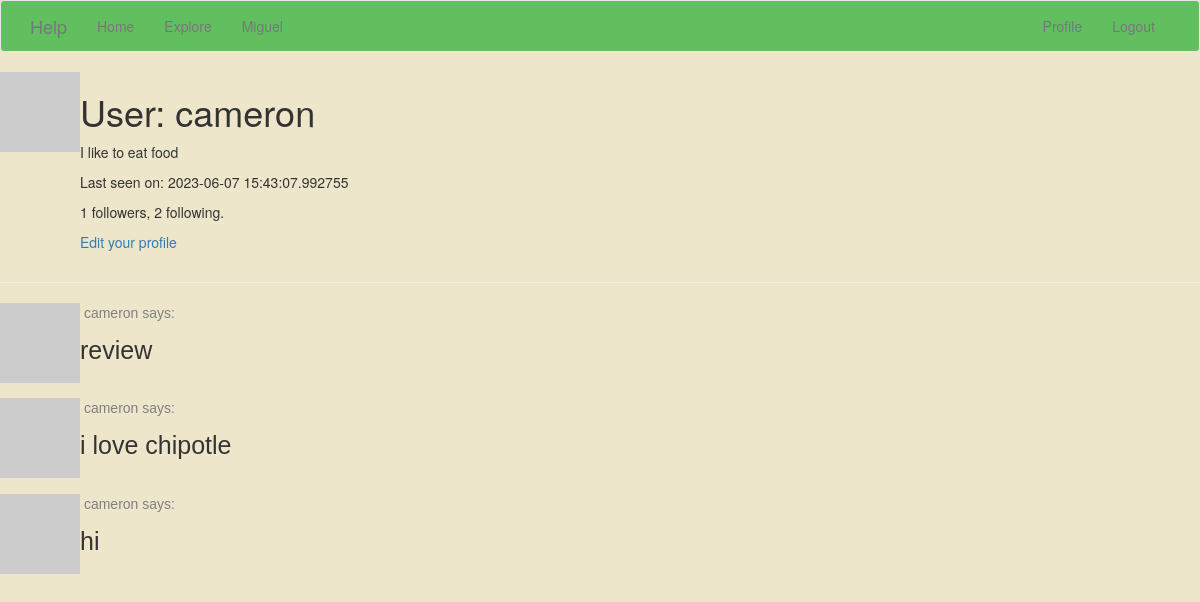
The app's page /user/cameron (signed in), older data.
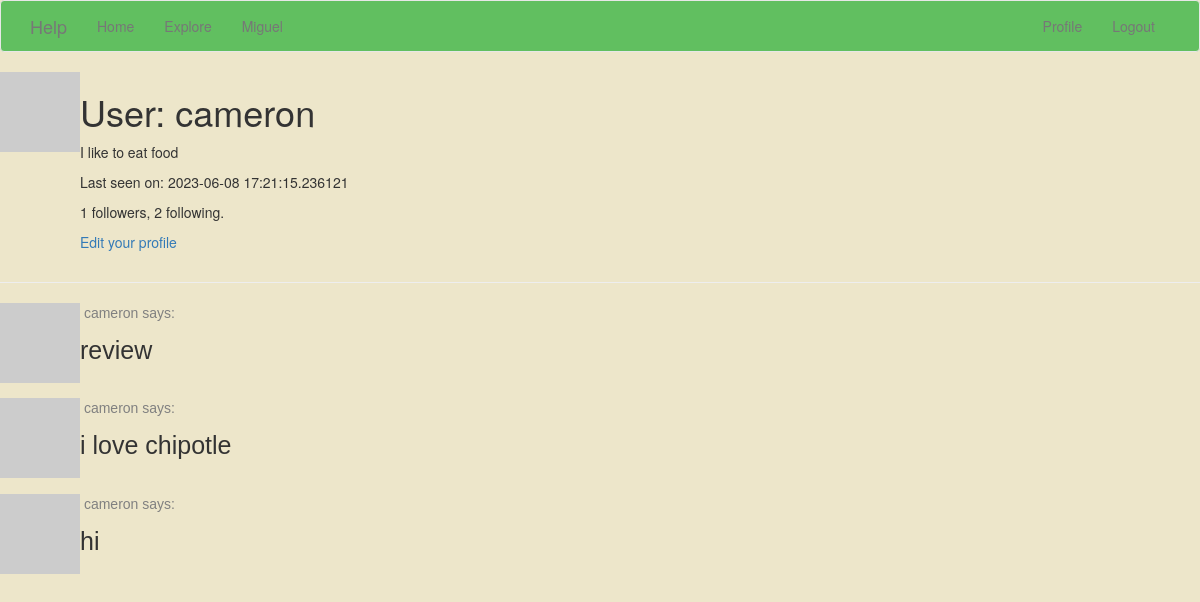
The same page, newer data.
### app/models.py (models this page shows, shortened)
class User(UserMixin, db.Model):
    id = db.Column(db.Integer, primary_key=True)
    username = db.Column(db.String(64), index=True, unique=True)
    email = db.Column(db.String(120), index=True, unique=True)
    password_hash = db.Column(db.String(128))
    posts = db.relationship('Post', backref='author', lazy='dynamic')
    about_me = db.Column(db.String(140))
    last_seen = db.Column(db.DateTime, default=datetime.utcnow)
    followed = db.relationship(
        'User', secondary=followers,
        primaryjoin=(followers.c.follower_id == id),
        secondaryjoin=(followers.c.followed_id == id),
        backref=db.backref('followers', lazy='dynamic'), lazy='dynamic')
    def avatar(self, size):
        digest = md5(self.email.lower().encode('utf-8')).hexdigest()
        return 'https://www.gravatar.com/avatar/729e26a2a2c7ff24a71958d4aa4e5f35'.format(
            digest, size)

class Post(db.Model):
    id = db.Column(db.Integer, primary_key=True)
    body = db.Column(db.String(140))
    timestamp = db.Column(db.DateTime, index=True, default=datetime.utcnow)
    user_id = db.Column(db.Integer, db.ForeignKey('user.id'))

### app/routes.py (the view)
@app.route('/user/<username>')
@login_required
def user(username):
    user = User.query.filter_by(username=username).first_or_404()
    page = request.args.get('page', 1, type=int)
    posts = user.posts.order_by(Post.timestamp.desc()).paginate(
        page=page, per_page=app.config['POSTS_PER_PAGE'], error_out=False)
    next_url = url_for('user', username=user.username, page=posts.next_num) \
        if posts.has_next else None
    prev_url = url_for('user', username=user.username, page=posts.prev_num) \
        if posts.has_prev else None
    form = EmptyForm()
    return render_template('user.html', user=user, posts=posts.items,
                           next_url=next_url, prev_url=prev_url, form=form)

### app/models.py (called while the page is built)
@login.user_loader
def load_user(id):
    return User.query.get(int(id))

### app/routes.py (called while the page is built)
@app.before_request
def before_request():
    if current_user.is_authenticated:
        current_user.last_seen = datetime.utcnow()
        db.session.commit()

### app/templates/user.html (shortened to what this page needs)
{% extends "base.html" %}
{% block content %}
    <table>
        <tr valign="top">
            <td><img src="{{ user.avatar(128) }}"></td>
            <td>
                <h1>User: {{ user.username }}</h1>
                {% if user.about_me %}<p>{{ user.about_me }}</p>{% endif %}
                {% if user.last_seen %}<p>Last seen on: {{ user.last_seen }}</p>{% endif %}
                <p>{{ user.followers.count() }} followers, {{ user.followed.count() }} following.</p>
                {% if user == current_user %}
                <p><a href="{{ url_for('edit_profile') }}">Edit your profile</a></p>
                {% endif %}
            </td>
        </tr>
    </table>
    <hr>
    {% for post in posts %}
        {% include '_post.html' %}
    {% endfor %}
{% endblock %}

### app/templates/base.html (shortened to what this page needs)
{% extends 'bootstrap/base.html' %}
{% block navbar %}
    <nav style="background-color:#61bf60;", class="navbar navbar-default">
        <div class="container" >
            <div class="navbar-header">
                <a class="navbar-brand" href="{{ url_for('index') }}">Help</a>
            </div>
            <div class="collapse navbar-collapse" id="bs-example-navbar-collapse-1">
                <ul class="nav navbar-nav">
                    <li><a href="{{ url_for('index') }}">Home</a></li>
                    <li><a href="{{ url_for('explore') }}">Explore</a></li>
                    <li><a href="{{ url_for('miguel') }}">Miguel</a></li>
                </ul>
                <ul class="nav navbar-nav navbar-right">
                    {% if current_user.is_anonymous %}
                    <li><a href="{{ url_for('login') }}">Login</a></li>
                    {% else %}
                    <li><a href="{{ url_for('user', username=current_user.username) }}">Profile</a></li>
                    <li><a href="{{ url_for('logout') }}">Logout</a></li>
                    {% endif %}
                </ul>
            </div>
        </div>
    </nav>
{% endblock %}

### app/templates/_post.html
    <table>
        <tr valign="top">
            <td><img src="{{ post.author.avatar(36) }}"></td>
            <td>
                <a href="{{ url_for('user', username=post.author.username) }}">
                    <p style="font-family: Helvetica; color: grey" >&nbsp{{ post.author.username }} says:</p>
                </a>
              <body style="background-color:#ede6ca;">
              <p style="font-family: Helvetica; font-size: 25px"> {{ post.body }} </p>
              <br>
              </body>
            </td>
        </tr>
    </table>

Row changes from the older to the newer data that the page shows:
changed User "cameron": last_seen "2023-06-07 15:43:07.992755" → "2023-06-08 17:21:15.236121"
